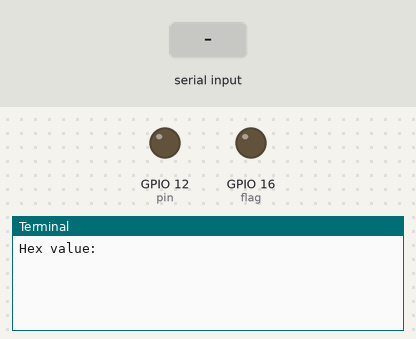
Bench run of a program on a simulated Raspberry Pi (BCM pin numbers). Shown: output pins drawn as LEDs (lit = HIGH), the last lines printed to the terminal. Inputs (shaded band) come from the test bench.

Above: at 1.2 s.
1.3 s: "0" typed at the terminal, then Enter
At 1.31 s:
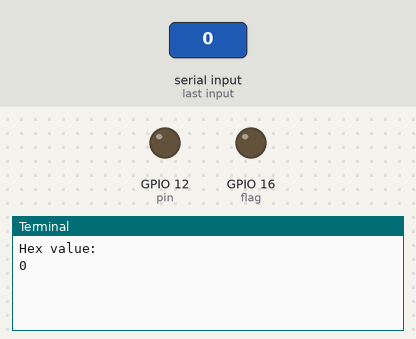
2.8 s: "90" typed at the terminal, then Enter
At 2.91 s:
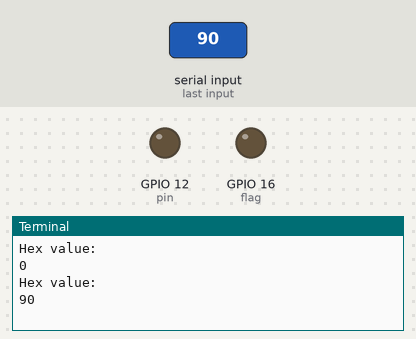
At 4.1 s:
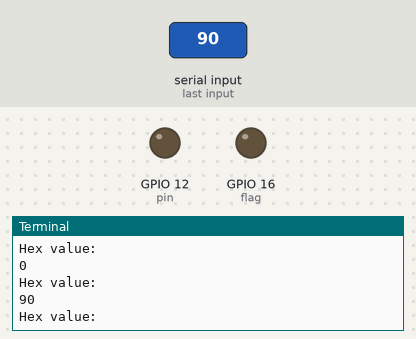

Measured:
- after the input at 1.3 s, the terminal: prints a new line at once (image 1)
- after the input at 2.8 s, the terminal: prints a new line at once (image 2)

The program:

bin.py
```python
#!/usr/bin/python3
'''
This script serves to send binary messages through just 2 cables
'''

from time import sleep
from hashlib import sha1
import RPi.GPIO as GPIO

pin = 12 #GPIO 12
flag = 16 #GPIO 16

GPIO.cleanup()
GPIO.setwarnings(False) # Ignore Warnings
GPIO.setmode(GPIO.BCM)  # set board mode to Broadcom
GPIO.setup(pin, GPIO.OUT)
GPIO.setup(flag, GPIO.OUT)

def formatBin(number, size=4):
        toAdd = "0" * (size - len(number))
        number = toAdd + number
        return number

def getBin(val):
        return formatBin(bin(int(val))[2:])

def sendBin(bitVal, pin = 12):
        #Sends a hex value through one pin using binary number
        GPIO.output(pin, bitVal)
        GPIO.output(flag, GPIO.HIGH)
        sleep(0.005)
        GPIO.output(flag, GPIO.LOW)
        sleep(0.016)

def main():
    GPIO.output(pin, GPIO.LOW)
    GPIO.output(flag, GPIO.LOW)
    hex = {'0': '0','1': '1','2': '2','3': '3',
           '4': '4','5': '5','6': '6','7': '7',
           '8': '8','9': '9','a': '10','b': '11',
           'c': '12','d': '13','e': '14','f': '15',}
    while(True):
        for hexVal in input("Hex value: "):
            decimal = hex[hexVal]
            binVal = getBin(decimal)
            for bit in binVal:
                GPIO.output(pin, int(bit))
                GPIO.output(flag, 1)
                sleep(0.005)
                GPIO.output(flag, 0)
                GPIO.output(pin, 0)
                sleep(0.016)
main()
```
